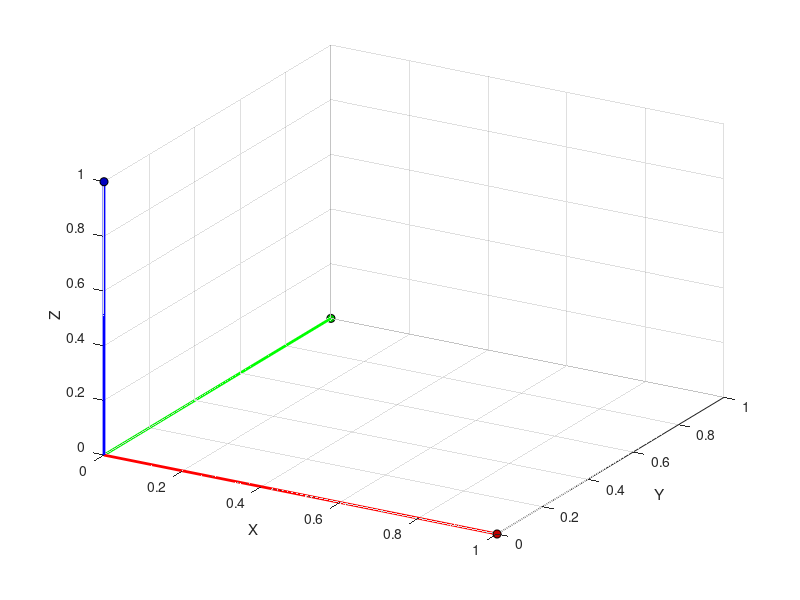

The MATLAB source for this figure:
function drawFrame(varargin)
R = eye(3);
xQ = zeros(3,1);
l = 1;

if nargin > 0
    R = varargin{1};
end
if nargin > 1
    xQ = varargin{2};
end
if nargin > 2
    l = varargin{3};
end

e = [[l;0;0],[0;l;0],[0;0;l]];
    
    R2 = xQ + R*e;
    
%     plot3([xQ(1) R2(1,1)],[xQ(2) R2(2,1)],[xQ(3) R2(3,1)],'r','linewidth',2);
%     plot3([xQ(1) R2(1,2)],[xQ(2) R2(2,2)],[xQ(3) R2(3,2)],'g','linewidth',2);
%     plot3([xQ(1) R2(1,3)],[xQ(2) R2(2,3)],[xQ(3) R2(3,3)],'b','linewidth',2);
    
  
s.xaxis = line([xQ(1) R2(1,1)],[xQ(2) R2(2,1)],[xQ(3) R2(3,1)]); hold on ;
s.yaxis = line([xQ(1) R2(1,2)],[xQ(2) R2(2,2)],[xQ(3) R2(3,2)]);
s.zaxis = line([xQ(1) R2(1,3)],[xQ(2) R2(2,3)],[xQ(3) R2(3,3)]);

set(s.xaxis,'Color','r', 'LineWidth',2);
set(s.yaxis,'Color','g', 'LineWidth',2);
set(s.zaxis,'Color','b', 'LineWidth',2);

scatter3(R2(1,1),R2(2,1),R2(3,1), 'MarkerEdgeColor','k',...
    'MarkerFaceColor',[0.75 .0 .0]);
scatter3(R2(1,2),R2(2,2),R2(3,2), 'MarkerEdgeColor','k',...
    'MarkerFaceColor',[0 .75 .0]);
scatter3(R2(1,3),R2(2,3),R2(3,3), 'MarkerEdgeColor','k',...
    'MarkerFaceColor',[0. .0 .75]);

grid on; 
xlabel('X');
ylabel('Y');
zlabel('Z');
% grid minor;
    
view([30,30]);
    
end
